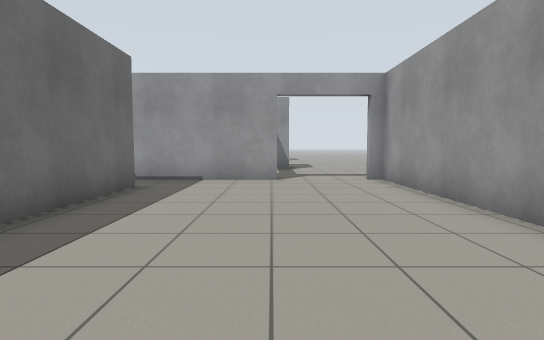
view 1 (above)

12 first-person views from a walk through a world built for the Gazebo simulator. The camera is 0.94 m above the floor, tilts 4° down and sees 80° across. The floor is counted in squares, 1 m on a side. Each view is taken from the middle of a square. On the plan, view 1 faces up. The plan holds only what a view shows up to about 12 squares ahead; the rest is blank.

view 2
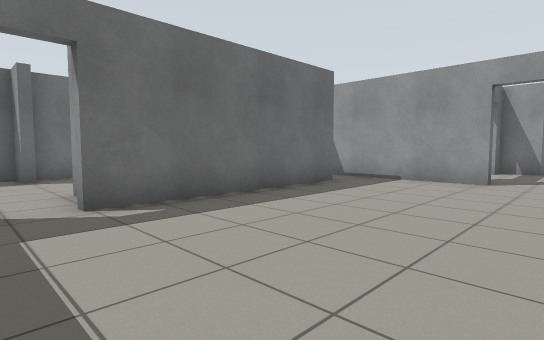

view 3
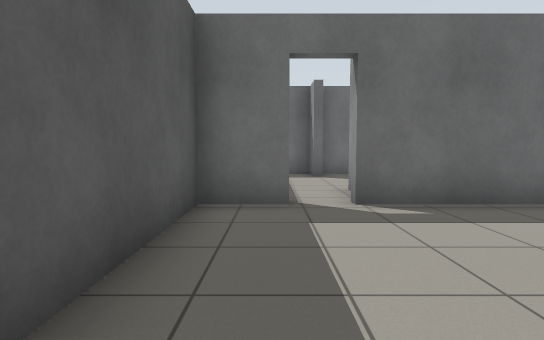

view 4
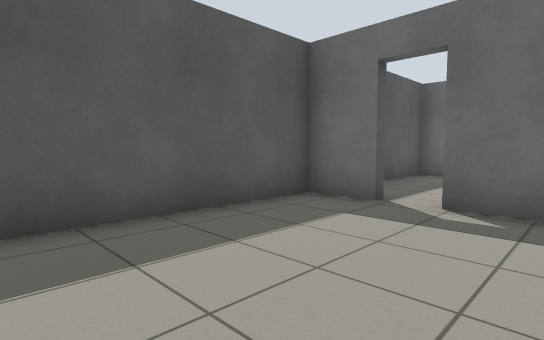

view 5
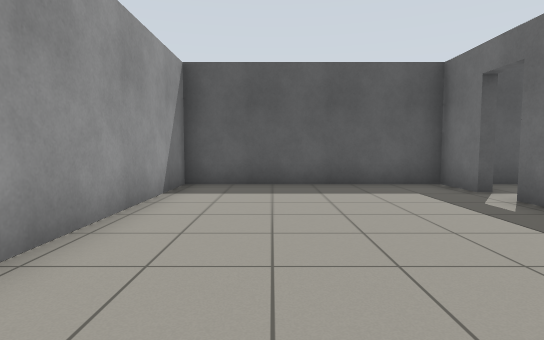

view 6
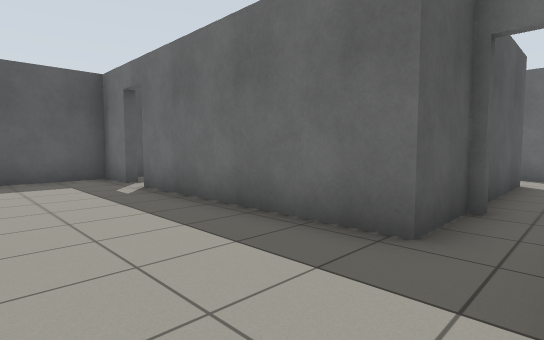

view 7
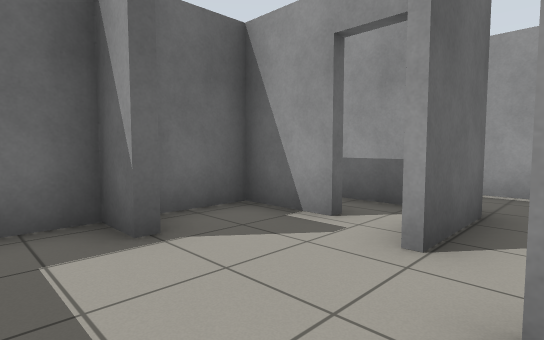

view 8
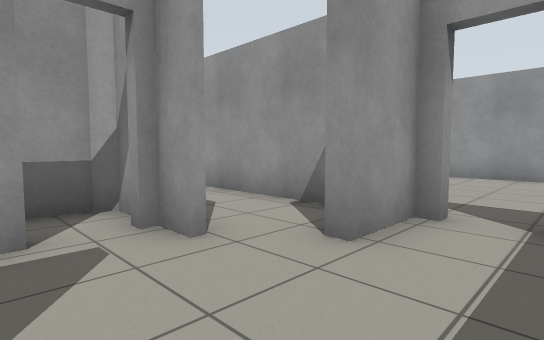

view 9
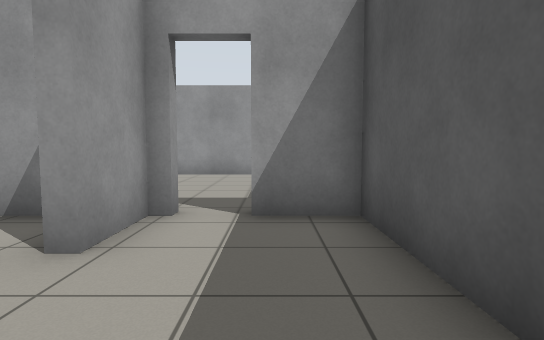

view 10
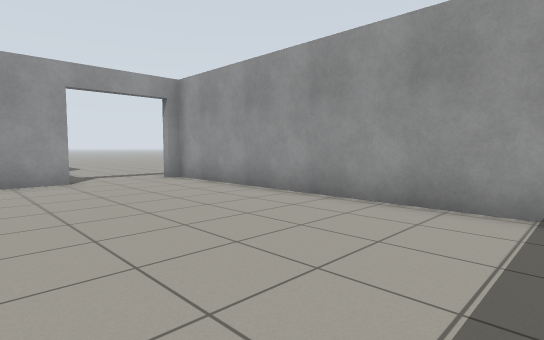

view 11
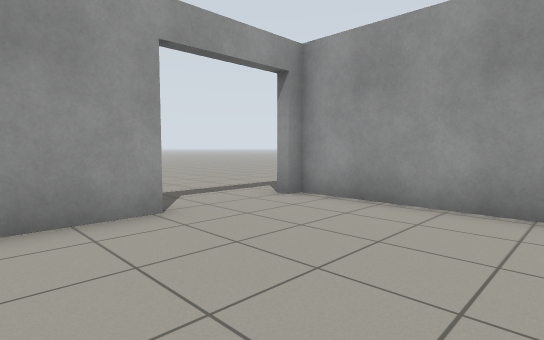

view 12
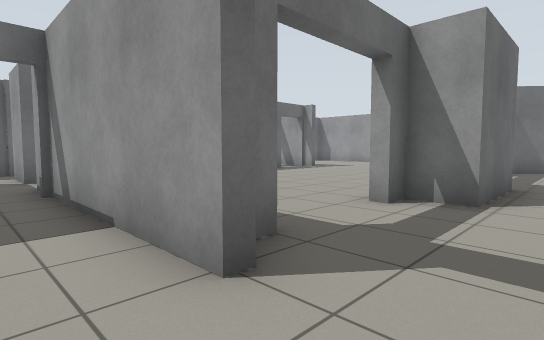

### Floor plan
Points are (right, up) in squares from view 1. A wall is a line through its corners. A room is listed if a view was taken in it or the views show most of it. See-through windows are left out.
Room 1 (views 1, 2, 3, 4, 5, 6, 10, 11, 12)
walls: (0.1, 9.8) (0.1, 9.4) (-5.1, 9.4); (-3.3, 0.4) (-3.3, -1.2) (3.2, -1.2) (3.2, 8.4); (-5.2, 7.7) (-3.3, 7.7) (-3.3, 1.2)
ways out: opening at (-3, 1) to room 2; gap at (-5, 9) to room 3; opening at (1.5, 8.5)
Room 2 (views 7, 8, 9)
walls: (-6.2, 2.9) (-6.2, 3.8); (-8.2, 1.3) (-9.3, 1.3) (-9.3, -1.2) (-3.6, -1.2) (-3.6, 0.4); (-3.6, 1.2) (-3.6, 1.7) (-5.2, 1.7) (-5.2, 2.1); (-7.5, 3.7) (-9.3, 3.7) (-9.3, 1.8); (-6.2, 4.9) (-6.5, 5.2) (-8.4, 5.2)
ways out: opening at (-3, 1) to room 1
Room 3 (no view inside)
walls: (-8.2, 9.4) (-10.1, 9.4); (-9.8, 7.7) (-6.4, 7.7); (-5.1, 9.4) (-6.8, 9.4)
ways out: gap at (-5, 9) to room 1; opening at (-9, 9) to room 5
Room 4 (no view inside)
walls: (-3.6, 3.1) (-3.6, 6.8); (-6.1, 5.1) (-6.1, 2.9)
Room 5 (no view inside)
walls: (-11.3, 9.4) (-11.3, 8.4)
ways out: opening at (-9, 9) to room 3; opening at (-10, 8); gap at (-10, 10)

Where each view was taken, in squares from view 1:
view 1: 0 up, 0 right, facing up
view 2: 0 up, 2 right, facing up-left
view 3: 0 up, 2 right, facing left
view 4: 3 up, 2 right, facing down-left
view 5: 7 up, 1 right, facing down
view 6: 9 up, 0 right, facing down-left
view 7: 0 up, 5 left, facing up-left
view 8: 0 up, 8 left, facing up-right
view 9: 0 up, 8 left, facing right
view 10: 0 up, 2 left, facing up-right
view 11: 5 up, 2 left, facing up-right
view 12: 8 up, 2 right, facing up-left
